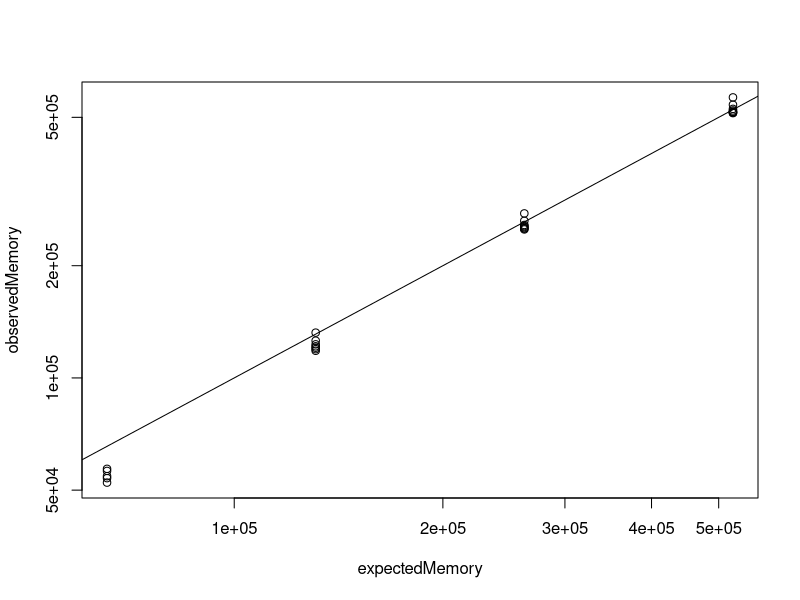
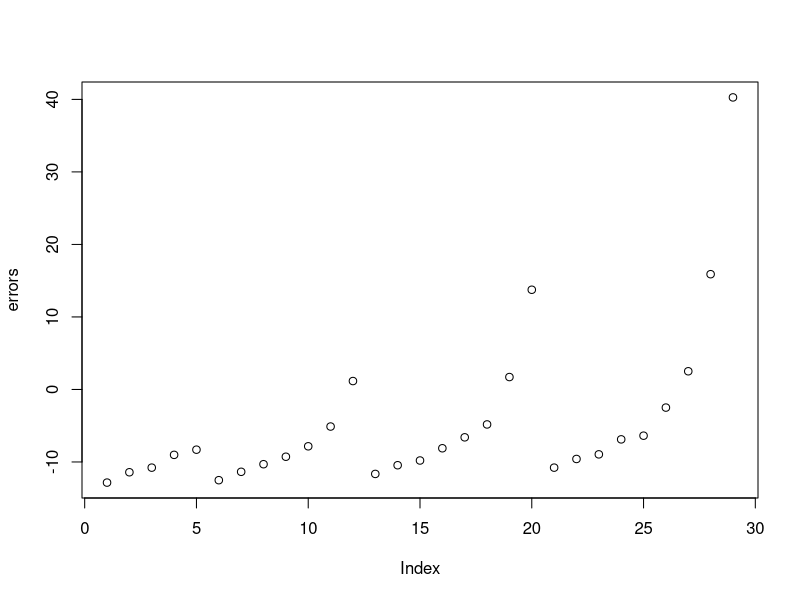
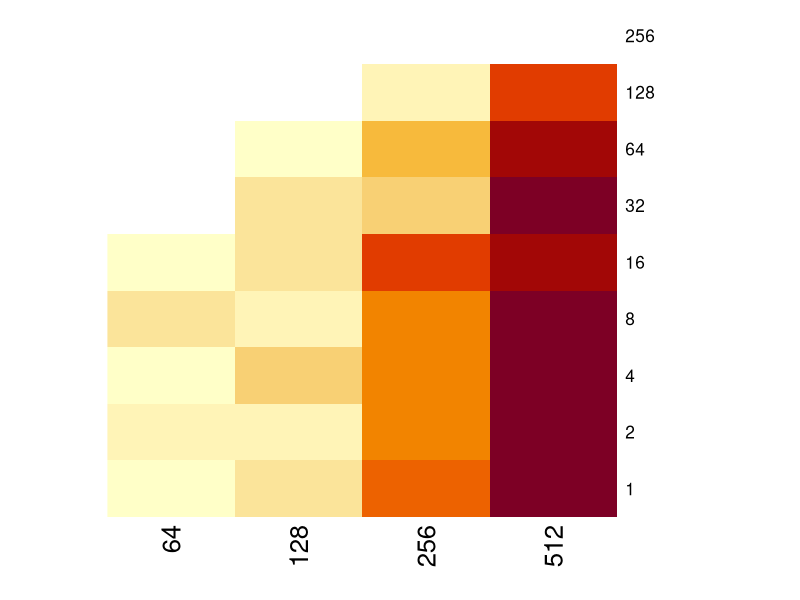
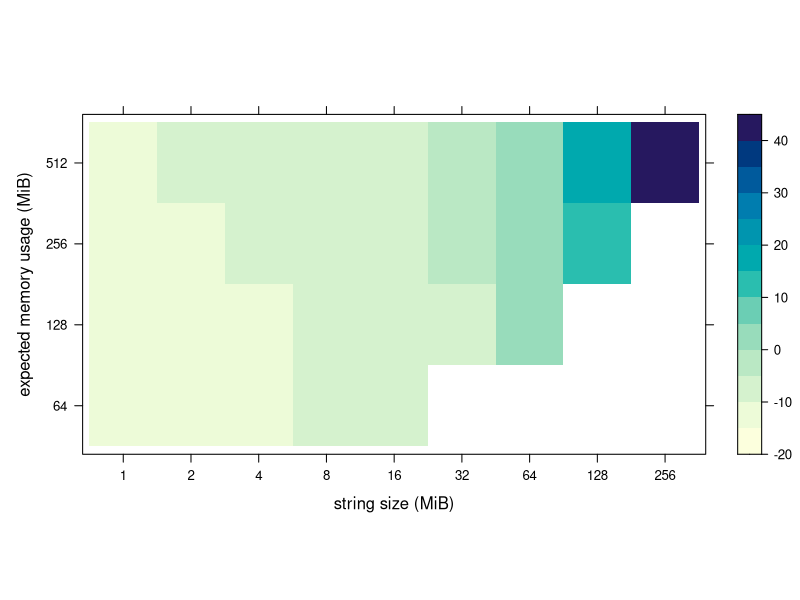

Generate these figures, in order, with R:
data <- read.csv("results2.csv", header = FALSE)
names(data) <- c("expectedMemory", "stringSize", "observedMemory")
attach(data)
expectedMemory <- 1024 * expectedMemory

plot(expectedMemory, observedMemory, log = "xy")
abline(0, 1, untf = TRUE)
errors <- (observedMemory - expectedMemory) / 1024
plot(errors)
# Constantly underestimating, but max error is about 1 MB (with total memory usage going up to 512 MB)

matrix <- matrix(NA, length(unique(stringSize)), length(unique(expectedMemory)))
rownames(matrix) <- sort(unique(stringSize))
colnames(matrix) <- sort(unique(expectedMemory / 1024))

for (i in 1:nrow(data)) {
  matrix[toString(data[i, "stringSize"]),
         toString(data[i, "expectedMemory"])] <- errors[i]
}

library(gplots)
heatmap(matrix, Rowv = NA, Colv = NA, Colw = NA)

library(lattice)
levelplot(matrix, pretty = TRUE, xlab = "string size (MiB)", ylab = "expected memory usage (MiB)")
